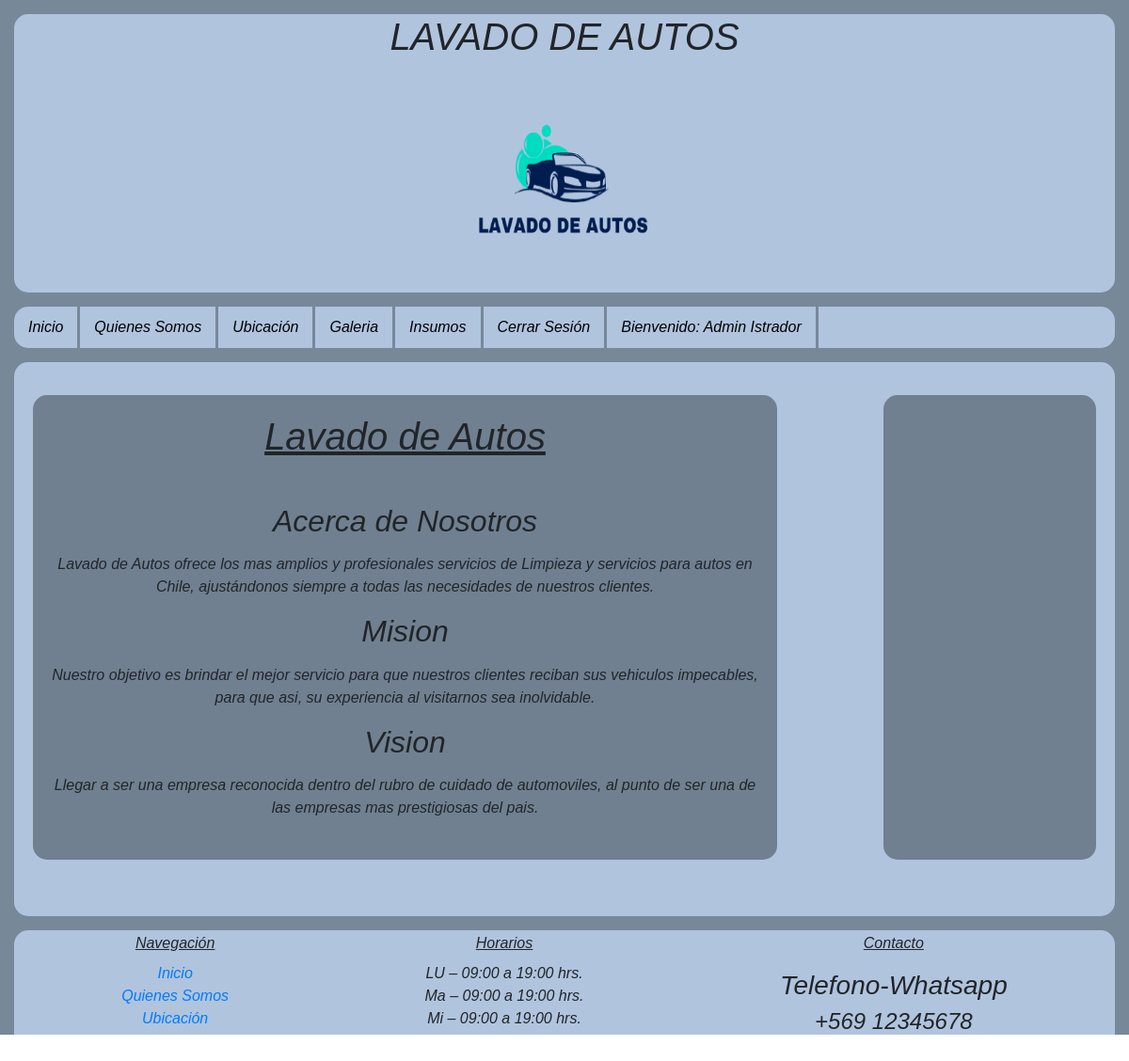
The app's page /quienesomos/ (signed in) with its own data.
### CasoSemestral/models.py (models this page shows, shortened)
class QuienesSomos(models.Model):
    ident= models.CharField(max_length=40,primary_key=True)
    vision= models.TextField()
    mision= models.TextField()

### CasoSemestral/views.py (the view)
# urls.py: path('quienesomos/',quienes,name='QUIEN'),
def quienes(request):
    quienes = QuienesSomos.objects.all()
    return render(request,'core/QuieneSomos.html',{'quienessomos':quienes})

### CasoSemestral/templates/core/QuieneSomos.html (shortened to what this page needs)
<!DOCTYPE html>
<html lang="en">
{% load static%}
<head>
    <link rel="stylesheet" href="https://stackpath.bootstrapcdn.com/bootstrap/4.5.2/css/bootstrap.min.css">
    <link rel="stylesheet" href="{% static 'css/Estilo.css' %}">
</head>
<body>
    <div id="contenedor">
        <header>
            <h1>LAVADO DE AUTOS</h1>
                <img class="formatologo"src="{% static 'img/logo_sinfondo.png' %}">
    </header>
          <nav class="menu">
              <ul>
                  <li><a href="{% url 'INDEX'%}">Inicio</a></li>
                  <li><a href="{% url 'QUIEN'%}">Quienes Somos</a></li>
                  <li><a href="{% url 'UBI'%}">Ubicación</a></li>
                  <li><a href="{% url 'GALE'%}">Galeria</a></li>
                  {% if user.is_authenticated %}
                      {% if request.user.is_staff %}
                        <li><a href="{% url 'INSU'%}">Insumos</a></li>
                        <li><a href="{% url 'LOGOUT'%}">Cerrar Sesión</a></li>
                        <li><a href="">Bienvenido: {{user.first_name}} {{user.last_name}}</a></li>
                      {%else%}
                        <li><a href="{% url 'LOGOUT'%}">Cerrar Sesión</a></li>
                        <li><a href="">Bienvenido: {{user.first_name}} {{user.last_name}}</a></li>
                      {%endif%}
                  {% else %}
                      <li><a href="{% url 'REG'%}">Registro</a></li>
                      <li><a href="{% url 'INGRE'%}">Ingresar</a></li>
                  {% endif %}
              </ul>
          </nav>
        <div id="contenido">
          <div id="section">
              <h1><u>Lavado de Autos</u></h1><br>
              <h2>Acerca de Nosotros</h2>
              <p>Lavado de Autos ofrece los mas amplios y profesionales servicios de Limpieza y servicios para autos en Chile, ajustándonos siempre a todas las necesidades de nuestros clientes.</p>
              <h2>Mision</h2>
              {%for item in quienessomos %}
                <p >{{item.mision}}</p>
              {% endfor %}
              <h2>Vision</h2>
              {%for item in quienessomos %}
                <p >{{item.vision}}</p>
              {% endfor %}
              </div>
          <div id="aside"></div>
        </div>
        <div id="footer">
            <div><p><u>Navegación</u></p><br>
                <p><a href="{% url 'INDEX'%}">Inicio </a></p>
                <p><a href="{% url 'QUIEN'%}">Quienes Somos</a></p>
                <p><a href="{% url 'UBI'%}">Ubicación</a></p>
                <p><a href="{% url 'GALE'%}">Galeria</a></p>
              </div>
              <div><p><u>Horarios</u></p><br>
                <p>LU – 09:00 a 19:00 hrs.</p>
                <p>Ma – 09:00 a 19:00 hrs.</p>
                <p>Mi – 09:00 a 19:00 hrs.</p>
              </div>
              <div><p><u>Contacto</u></p><br>
                <h3>Telefono-Whatsapp</h3>
                <h4>+569 12345678</h4><br>
              </div>
        </div>
      </div>
</body>
</html>

### CasoSemestral/static/css/Estilo.css (style rules this page uses)
* { margin: 0; padding: 0; font-style: oblique; font-family: 'Gill Sans', 'Gill Sans MT', Calibri, 'Trebuchet MS', sans-serif; }
#section { padding: 20px; }
div h1 { text-align: center; }
div h2 { text-align: center; margin-top: 15px; margin: 15px; }
.formatologo { height: 240px; width: 240px; margin: auto; }
@media screen and (min-width: 780px) and (max-width:4000px) { header { width: 100%; background-color: lightsteelblue; border-radius: 15px; text-align: center; } }
@media screen and (min-width: 780px) and (max-width:4000px) { .formatologo { padding: 15px; } }
@media screen and (min-width: 780px) and (max-width:4000px) { #contenedor { width: auto; height: 1100px; background-color: lightslategray; margin: auto; padding: 15px; overflow: auto; } }
@media screen and (min-width: 780px) and (max-width:4000px) { .menu ul { margin: 0px; height: 10%; background-color: lightsteelblue; margin-top: 15px; padding: 0px; overflow: auto; list-style: none; display: flex; border-radius: 15px; } }
@media screen and (min-width: 780px) and (max-width:4000px) { .menu li { border-right: solid lightslategray; } }
@media screen and (min-width: 780px) and (max-width:4000px) { .menu li a { text-decoration: none; display: block ; padding: 10px 15px; color: black; } }
@media screen and (min-width: 780px) and (max-width:4000px) { #contenido { height: 55%; background-color: lightsteelblue; padding: 20px; border-radius: 15px; margin-top:15px; text-align: center; } }
@media screen and (min-width: 780px) and (max-width:4000px) { #section { overflow: auto; float: left; width:70%; height:90%; background-color: slategray; padding: 20px; border-radius: 15px; margin-top:15px; } }
@media screen and (min-width: 780px) and (max-width:4000px) { #aside { overflow: auto; float: right; width:20%; height:90%; background-color: slategray; padding: 20px; border-radius: 15px; margin-top:15px; } }
@media screen and (min-width: 780px) and (max-width:4000px) { #footer { overflow: auto; height: 20%; background-color: lightsteelblue; border-radius: 15px; padding: 10px; margin-top: 15px; display: flex; } }
@media screen and (min-width: 780px) and (max-width:4000px) { #footer div { text-align: center; margin-left: auto; margin-right: auto; line-height: 8px; } }

### records on screen
QuienesSomos: mision "Nuestro objetivo es brindar el mejor servicio para que nuestros clientes reciban sus vehiculos impecables, para que asi, su experiencia al visitarnos sea inolvidable.", vision "Llegar a ser una empresa reconocida dentro del rubro de cuidado de automoviles, al punto de ser una de las empresas mas prestigiosas del pais."

### other values on screen
{{ user.first_name }} "Admin"
{{ user.last_name }} "Istrador"
